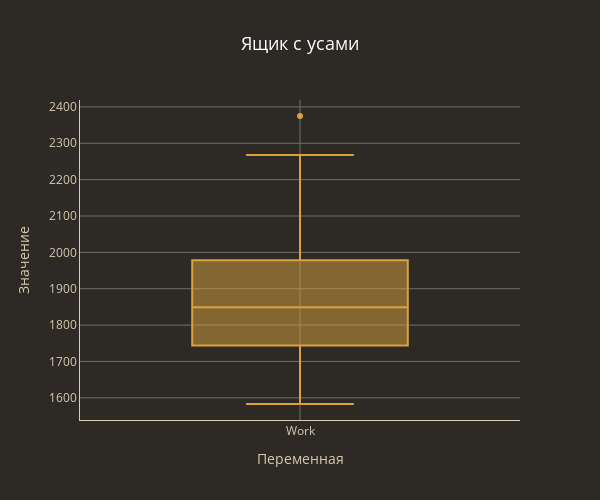
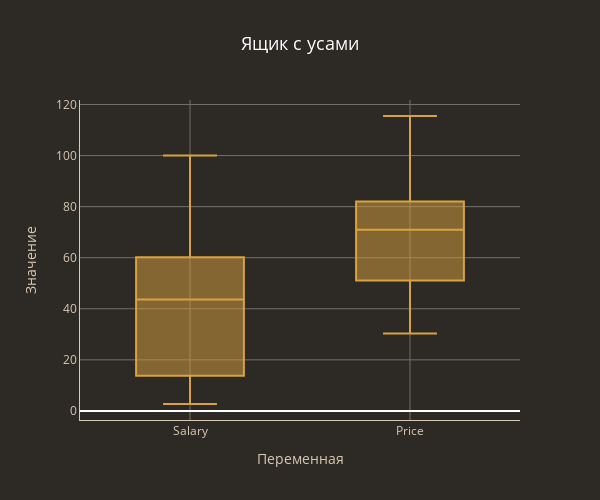

These figures' notebook cell, in order:
### Code cell
# Проверка на выбросы
boxplots(df[['Work']])
boxplots(df[['Salary', 'Price']])

### Figure 1 — Plotly figure (JSON) as saved in the notebook; plotly's stock layout.template omitted (floating-point values rounded to 4 significant figures)
{"data": [{"alignmentgroup": "True", "hovertemplate": "Переменная=%{x}<br>Значение=%{y}<extra></extra>", "legendgroup": "", "marker": {"color": "#D9A23E"}, "name": "", "notched": false, "offsetgroup": "", "orientation": "v", "showlegend": false, "type": "box", "x": ["Work", "Work", "Work", "Work", "Work", "Work", "Work", "Work", "Work", "Work", "Work", "Work", "Work", "Work", "Work", "Work", "Work", "Work", "Work", "Work", "Work", "Work", "Work", "Work", "Work", "Work", "Work", "Work", "Work", "Work", "Work", "Work", "Work", "Work", "Work", "Work", "Work", "Work", "Work", "Work", "Work", "Work", "Work", "Work", "Work", "Work"], "x0": " ", "xaxis": "x", "y": [1714, 1792, 2152, 2052, 1708, 1971, 2041, 1924, 1717, 1759, 1693, 1650, 1880, 1667, 2375, 1978, 1945, 2167, 1786, 1742, 1737, 2068, 1768, 1710, 2268, 1944, 1773, 1827, 1958, 1942, 1825, 1583, 2078, 1744, 1749, 1856, 1842, 2042, 1805, 1668, 2145, 2015, 1880, 1888, 1780, 1868], "y0": " ", "yaxis": "y"}], "layout": {"boxmode": "group", "font": {"color": "#D9CAB3"}, "height": 500, "legend": {"tracegroupgap": 0}, "paper_bgcolor": "#2D2A26", "plot_bgcolor": "#2D2A26", "title": {"font": {"color": "white", "size": 18}, "text": "Ящик с усами", "x": 0.5}, "width": 600, "xaxis": {"anchor": "y", "domain": [0, 1], "gridcolor": "#736E66", "linecolor": "#D9CAB3", "tickfont": {"color": "#D9CAB3"}, "title": {"text": "Переменная"}}, "yaxis": {"anchor": "x", "domain": [0, 1], "gridcolor": "#736E66", "linecolor": "#D9CAB3", "tickfont": {"color": "#D9CAB3"}, "title": {"text": "Значение"}}}}

### Figure 2 — Plotly figure (JSON) as saved in the notebook; plotly's stock layout.template omitted (floating-point values rounded to 4 significant figures)
{"data": [{"alignmentgroup": "True", "hovertemplate": "Переменная=%{x}<br>Значение=%{y}<extra></extra>", "legendgroup": "", "marker": {"color": "#D9A23E"}, "name": "", "notched": false, "offsetgroup": "", "orientation": "v", "showlegend": false, "type": "box", "x": ["Salary", "Salary", "Salary", "Salary", "Salary", "Salary", "Salary", "Salary", "Salary", "Salary", "Salary", "Salary", "Salary", "Salary", "Salary", "Salary", "Salary", "Salary", "Salary", "Salary", "Salary", "Salary", "Salary", "Salary", "Salary", "Salary", "Salary", "Salary", "Salary", "Salary", "Salary", "Salary", "Salary", "Salary", "Salary", "Salary", "Salary", "Salary", "Salary", "Salary", "Salary", "Salary", "Salary", "Salary", "Salary", "Salary", "Price", "Price", "Price", "Price", "Price", "Price", "Price", "Price", "Price", "Price", "Price", "Price", "Price", "Price", "Price", "Price", "Price", "Price", "Price", "Price", "Price", "Price", "Price", "Price", "Price", "Price", "Price", "Price", "Price", "Price", "Price", "Price", "Price", "Price", "Price", "Price", "Price", "Price", "Price", "Price", "Price", "Price", "Price", "Price", "Price", "Price"], "x0": " ", "xaxis": "x", "y": [49.0, 30.4, 11.5, 5.3, 50.5, 12.5, 10.9, 61.9, 62.9, 41.4, 60.2, 60.4, 90.3, 66.6, 27.8, 46.3, 24.0, 9.9, 2.7, 18.8, 46.2, 65.2, 71.1, 50.0, 4.0, 5.7, 53.3, 56.3, 5.8, 65.8, 28.3, 63.7, 13.8, 45.9, 10.5, 11.1, 32.7, 16.1, 39.2, 52.1, 34.5, 27.0, 68.0, 58.2, 51.3, 100.0, 65.6, 53.8, 37.9, 30.3, 73.8, 56.1, 61.0, 73.9, 91.3, 76.0, 78.5, 74.5, 95.9, 113.6, 63.8, 71.9, 51.1, 43.5, 45.2, 56.2, 84.2, 79.8, 71.1, 93.8, 40.0, 49.8, 82.0, 72.7, 45.0, 83.3, 47.9, 115.5, 49.2, 81.6, 46.3, 48.9, 58.3, 64.4, 111.3, 70.8, 84.3, 67.3, 115.0, 70.2, 78.0, 100.0], "y0": " ", "yaxis": "y"}], "layout": {"boxmode": "group", "font": {"color": "#D9CAB3"}, "height": 500, "legend": {"tracegroupgap": 0}, "paper_bgcolor": "#2D2A26", "plot_bgcolor": "#2D2A26", "title": {"font": {"color": "white", "size": 18}, "text": "Ящик с усами", "x": 0.5}, "width": 600, "xaxis": {"anchor": "y", "domain": [0, 1], "gridcolor": "#736E66", "linecolor": "#D9CAB3", "tickfont": {"color": "#D9CAB3"}, "title": {"text": "Переменная"}}, "yaxis": {"anchor": "x", "domain": [0, 1], "gridcolor": "#736E66", "linecolor": "#D9CAB3", "tickfont": {"color": "#D9CAB3"}, "title": {"text": "Значение"}}}}
